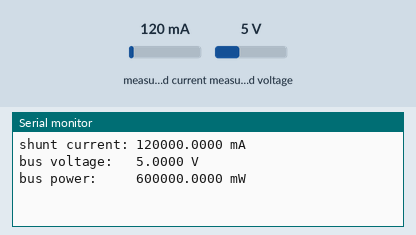
The sketch below on a simulated Arduino Uno, built with avr-gcc and run on an emulated ATmega328P. Parts: the last lines printed to the serial monitor. Inputs (shaded band) come from the test bench; at power-on: measured current 120 mA, measured voltage 5 V.

Above: at 1.2 s.
1.3 s: measured current set to 40 mA
At 2.6 s:
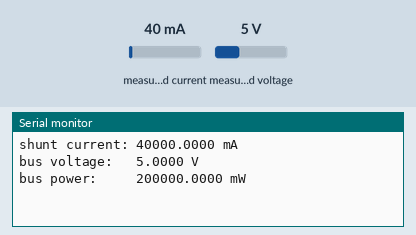
2.8 s: measured voltage set to 0.3 V
At 3.9 s:
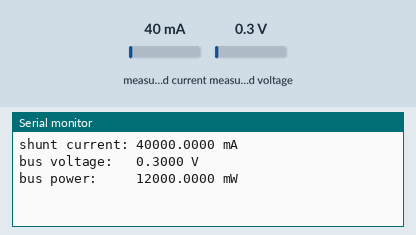
4.3 s: measured current set to 500 mA
At 5.9 s:
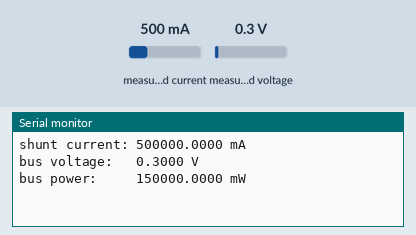
Timing chart, 0 to 7.4 s (numbered marks = the images above; inputs shaded):
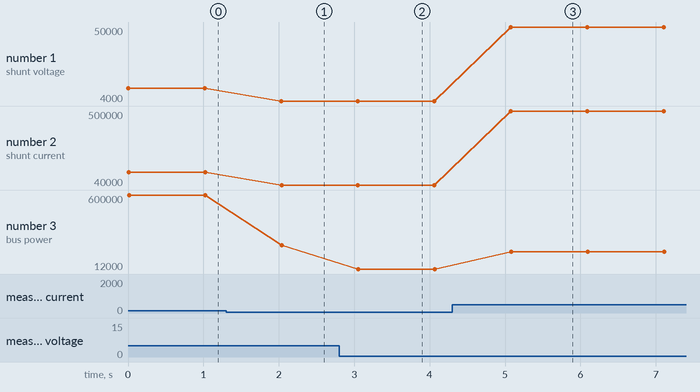

The sketch:

AdafruitINA219.ino
```cpp
/**********************************************
* INA219 library example
* 10 May 2012 by johngineer
*
* 9 January 2016 Flavius Bindea: changed default values and begin()
*
* this code is public domain.
**********************************************/


#include <Wire.h>
#include <Adafruit_INA219.h>

Adafruit_INA219 monitor(0x41);


void setup()
{
  Serial.begin(115200);
  monitor.begin();
  // begin calls:
  // configure() with default values RANGE_32V, GAIN_8_320MV, ADC_12BIT, ADC_12BIT, CONT_SH_BUS
  // calibrate() with default values D_SHUNT=0.1, D_V_BUS_MAX=32, D_V_SHUNT_MAX=0.2, D_I_MAX_EXPECTED=2
  // in order to work directly with ADAFruit's INA219B breakout
}

void loop()
{

  Serial.println("******************");

  Serial.print("raw shunt voltage: ");
  Serial.println(monitor.getShuntVoltage_raw());

  Serial.print("raw bus voltage:   ");
  Serial.println(monitor.getBusVoltage_raw());

  Serial.println("--");

  Serial.print("shunt voltage: ");
  Serial.print(monitor.getShuntVoltage_mV() * 1000, 4);
  Serial.println(" mV");

  Serial.print("shunt current: ");
  Serial.print(monitor.getCurrent_mA() * 1000, 4);
  Serial.println(" mA");

  Serial.print("bus voltage:   ");
  Serial.print(monitor.getBusVoltage_V(), 4);
  Serial.println(" V");

  Serial.print("bus power:     ");
  Serial.print(monitor.getPower_mW() * 1000, 4);
  Serial.println(" mW");

  Serial.println(" ");
  Serial.println(" ");

  delay(1000);

}
```

Measured:
- after the input at 1.3 s, the serial monitor: prints a new line after 0.73 s (image 1)
- after the input at 2.8 s, the serial monitor: prints a new line after 0.25 s (image 2)
- after the input at 4.3 s, the serial monitor: prints a new line after 0.77 s (image 3)
- plotted number 1: 12000 → 4000 after the input at 1.3 s, 4000 → 50000 after the input at 4.3 s
- plotted number 2: 120000 → 40000 after the input at 1.3 s, 40000 → 500000 after the input at 4.3 s
- plotted number 3: 600000 → 200000 after the input at 1.3 s, 12000 → 150000 after the input at 4.3 s
